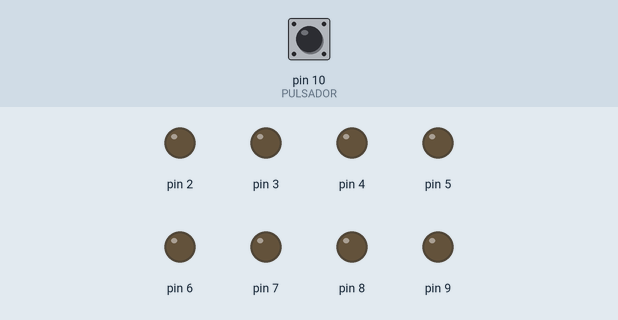
Bench run of a sketch on a simulated Arduino Uno, built with avr-gcc and run on an emulated ATmega328P. On the bench: output pins drawn as LEDs (lit = HIGH). The test bench sets the inputs (shaded band); at power-on: pin 10 (PULSADOR) LOW. Random numbers use the default seed unless the sketch sets one.

Above: at 1.2 s.
1.3 s: pin 10 (PULSADOR) pulled HIGH for 1 s
At 3.0 s:
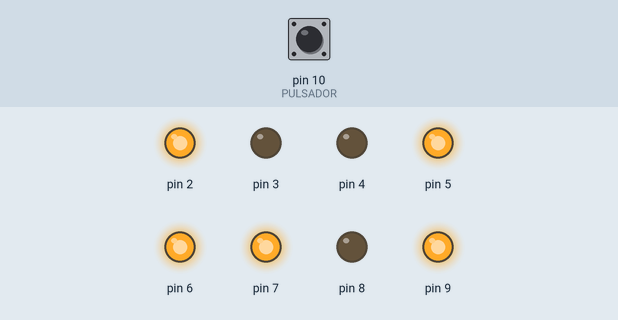
3.8 s: pin 10 (PULSADOR) pulled HIGH for 0.15 s
At 4.4 s:
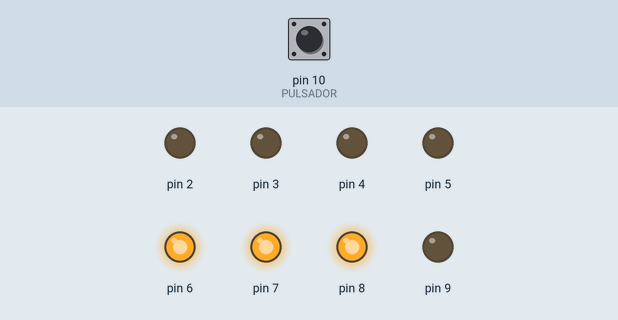
5.4 s: pin 10 (PULSADOR) pulled HIGH for 3.2 s
At 6.4 s:
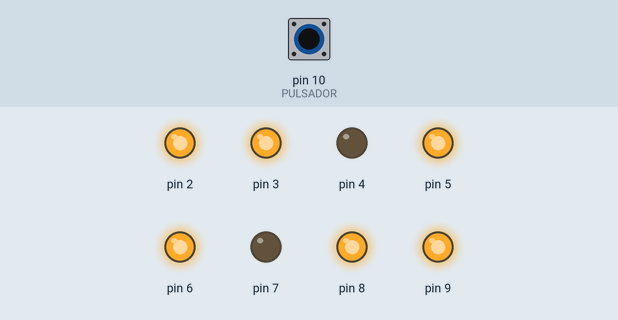
Timing chart, 0 to 10.0 s (numbered marks = the images above; inputs shaded):
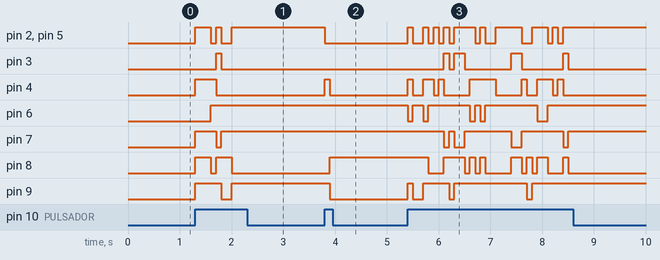

Measured:
- after the input at 1.3 s, pin 2, pin 5: goes HIGH 0.30 s, LOW 0.10 s, HIGH 0.10 s, LOW 0.20 s, then HIGH, starting at once; pin 3: LOW → HIGH after 0.40 s, → LOW 0.10 s later; pin 4: LOW → HIGH at once, → LOW 0.40 s later; pin 6: LOW → HIGH after 0.30 s; pin 7: LOW → HIGH at once, → LOW 0.40 s later, → HIGH 0.10 s later
- after the input at 3.8 s, pin 2, pin 5: HIGH → LOW at once; pin 4: LOW → HIGH at once, → LOW 0.10 s later; pin 8: LOW → HIGH after 0.10 s; pin 9: HIGH → LOW after 0.10 s
- after the input at 5.4 s, pin 2: LOW → HIGH at once, → LOW 0.10 s later, → HIGH 0.20 s later, → LOW 0.10 s later, … (19 changes in this stretch); pin 3: LOW → HIGH after 0.70 s, → LOW 0.10 s later, → HIGH 0.10 s later, → LOW 0.20 s later, … (8 changes in this stretch)

The sketch:

DADO.ino
```cpp
// Pines
#define PULSADOR 10

// Array multidimensional para mostrar los números
byte numero[10][8] =
{
  { 1, 1, 1, 1, 1, 1, 1, 0 }, // 0
  { 0, 0, 0, 0, 1, 1, 1, 0 }, // 1
  { 1, 1, 0, 1, 1, 0, 1, 1 }, // 2
  { 1, 0, 0, 1, 1, 1, 0, 1 }, // 3
  { 0, 0, 1, 0, 1, 1, 0, 1 }, // 4
  { 1, 0, 1, 1, 0, 1, 1, 1 }, // 5
  { 1, 1, 1, 1, 0, 1, 1, 1 }, // 6
  { 0, 0, 0, 1, 1, 1, 0, 0 }, // 7
  { 1, 1, 1, 1, 1, 1, 0, 1 }, // 8
  { 0, 0, 1, 1, 1, 1, 0, 1 } // 9
};

void setup (){
  //Monitor serie
  Serial.begin(9600);

  // Pines modo salida
  for (int i=2;i<10;i++){
    pinMode (i,OUTPUT);
  }

  //Pin PULSADOR modo entrada
  pinMode (PULSADOR,INPUT);

  //Establecemos la semilla en un pin analogico. Es para que no se repita siempre la misma secuencia de números ramdom.
  randomSeed(analogRead(A0));
}

void loop() {
  // Leemos el valor del pulsador
  int valor = digitalRead(PULSADOR);

  // Si está pulsado
  if (valor == HIGH){
    //Genera un numero aleatorio entre 1 y 6 ya que un dado tiene seis caras, aunque podríamos hacerlo de 9.
    int randomNumber = random(1,6);

    // Ponemos los pines en estado correcto para mostrar el número randomNumber
    for (int e = 0; e < 8; e++)
    {
      digitalWrite(e+2, numero[randomNumber][e]);
    }

    delay(100);
  }

  }
```
